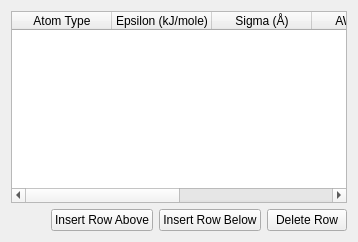
                      <widget class="QWidget" name="tab">
                       <attribute name="title">
                        <string>Lennard Jones Parameters</string>
                       </attribute>
                       <layout class="QVBoxLayout" name="verticalLayout_18">
                        <item>
                         <widget class="QTableWidget" name="molLJTable">
                          <property name="horizontalScrollBarPolicy">
                           <enum>Qt::ScrollBarAsNeeded</enum>
                          </property>
                          <column>
                           <property name="text">
                            <string>Atom Type</string>
                           </property>
                          </column>
                          <column>
                           <property name="text">
                            <string>Epsilon (kJ/mole)</string>
                           </property>
                          </column>
                          <column>
                           <property name="text">
                            <string>Sigma (Å)</string>
                           </property>
                          </column>
                          <column>
                           <property name="text">
                            <string>AW (amu)</string>
                           </property>
                          </column>
                          <column>
                           <property name="text">
                            <string>Charge</string>
                           </property>
                          </column>
                          <column>
                           <property name="text">
                            <string>Element</string>
                           </property>
                          </column>
                         </widget>
                        </item>
                        <item>
                         <layout class="QHBoxLayout" name="horizontalLayout_11">
                          <item>
                           <spacer name="horizontalSpacer">
                            <property name="orientation">
                             <enum>Qt::Horizontal</enum>
                            </property>
                            <property name="sizeHint" stdset="0">
                             <size>
                              <width>40</width>
                              <height>20</height>
                             </size>
                            </property>
                           </spacer>
                          </item>
                          <item>
                           <widget class="QPushButton" name="addLJRowAboveButton">
                            <property name="text">
                             <string>Insert Row Above</string>
                            </property>
                           </widget>
                          </item>
                          <item>
                           <widget class="QPushButton" name="addLJRowBelowButton">
                            <property name="text">
                             <string>Insert Row Below</string>
                            </property>
                           </widget>
                          </item>
                          <item>
                           <widget class="QPushButton" name="deleteLJRowButton">
                            <property name="text">
                             <string>Delete Row</string>
                            </property>
                           </widget>
                          </item>
                         </layout>
                        </item>
                       </layout>
                      </widget>
